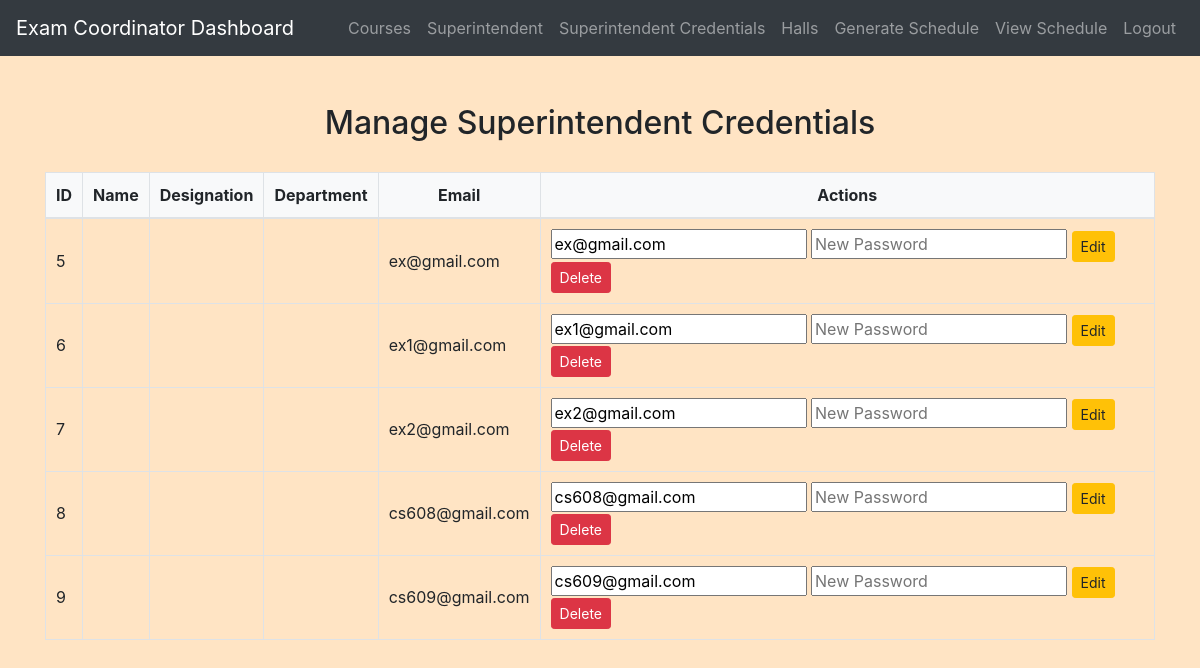
The page /exam_coordinator/assign_superintendent_credentials.php (signed in) on the database as committed earlier.
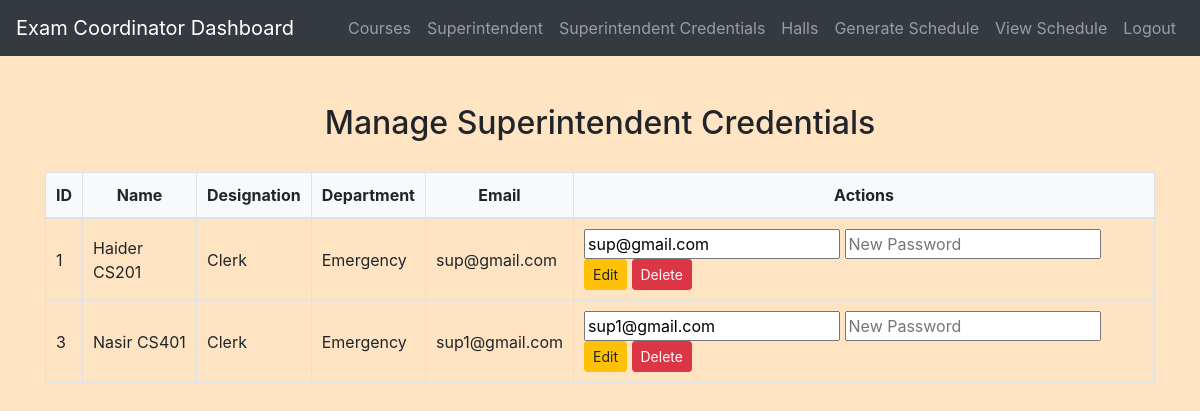
The same page on the database as committed later.
### tables this page shows
CREATE TABLE `superintendents` (
  `id` int(11) NOT NULL,
  `name` varchar(100) NOT NULL,
  `designation` varchar(100) NOT NULL,
  `department` varchar(100) NOT NULL,
  `email` varchar(255) DEFAULT NULL,
  `password` varchar(255) DEFAULT NULL
);

### exam_coordinator/assign_superintendent_credentials.php (the view, shortened to what this page needs)
<?php
include('config.php');
$superintendents = $conn->query("
    SELECT id, name, designation, department, email
    FROM superintendents
");
?>
<!DOCTYPE html>
<html>
<head>
    <link rel="stylesheet" href="https://maxcdn.bootstrapcdn.com/bootstrap/4.5.2/css/bootstrap.min.css">
    <link rel="stylesheet" href="../css/style.css">
</head>
<body>
<?php include('navbar.php'); ?>
<div class="container mt-5">
    <h2>Manage Superintendent Credentials</h2>
    <table class="table table-bordered">
        <thead>
        <tr>
            <th>ID</th>
            <th>Name</th>
            <th>Designation</th>
            <th>Department</th>
            <th>Email</th>
            <th>Actions</th>
        </tr>
        </thead>
        <tbody>
        <?php while ($row = $superintendents->fetch_assoc()): ?>
            <tr>
                <td><?= $row['id'] ?></td>
                <td><?= $row['name'] ?></td>
                <td><?= $row['designation'] ?></td>
                <td><?= $row['department'] ?></td>
                <td><?= $row['email'] ?? 'Not Assigned' ?></td>
                <td>
                    <?php if (empty($row['email'])): ?>
                        <form method="post" class="d-inline">
                            <input type="hidden" name="id" value="<?= $row['id'] ?>">
                            <input type="email" name="email" placeholder="Email" required>
                            <input type="password" name="password" placeholder="Password" required>
                            <button type="submit" name="add_credentials" class="btn btn-success btn-sm">Assign</button>
                        </form>
                    <?php else: ?>
                        <form method="post" class="d-inline">
                            <input type="email" name="email" value="<?= $row['email'] ?>" required>
                            <input type="password" name="password" placeholder="New Password" required>
                            <button type="submit" name="edit_credentials" class="btn btn-warning btn-sm">Edit</button>
                        </form>
                        <form method="post" class="d-inline" onsubmit="return confirm('Are you sure you want to delete this superintendent?');">
                            <button type="submit" name="delete_superintendent" class="btn btn-danger btn-sm">Delete</button>
                        </form>
                    <?php endif; ?>
                </td>
            </tr>
        <?php endwhile; ?>
        </tbody>
    </table>
</div>
</body>
</html>

### exam_coordinator/navbar.php (shortened to what this page needs)
<nav class="navbar navbar-expand-lg navbar-dark bg-dark">
  <a class="navbar-brand" href="exam_coordinator_dashboard.php">Exam Coordinator Dashboard</a>
  <div class="collapse navbar-collapse" id="navbarNav">
    <ul class="navbar-nav ml-auto">
      <li class="nav-item ">
        <a class="nav-link" href="add_course.php">Courses</a>
      </li>
      <li class="nav-item ">
        <a class="nav-link" href="manage_superintendents.php">Superintendent</a>
      </li>
      <li class="nav-item ">
        <a class="nav-link" href="assign_superintendent_credentials.php">Superintendent Credentials</a>
      </li>
      <li class="nav-item ">
        <a class="nav-link" href="manage_exam_halls.php">Halls</a>
      </li>
      <li class="nav-item ">
        <a class="nav-link" href="manage_exam_schedule.php">Generate Schedule</a>
      </li>
      <li class="nav-item ">
        <a class="nav-link" href="view_schedule.php">View Schedule</a>
      </li>
      <li class="nav-item">
        <a class="nav-link" href="logout.php">Logout</a>
      </li>
    </ul>
  </div>
</nav>

### css/style.css (style rules this page uses)
body { background-color: bisque; }
h1, h2, h3, h4 { text-align: center; margin-top: 30px; margin-bottom: 30px; }
.table { width: 100%; border-collapse: collapse; margin-top: 20px; }
.table th, .table td { padding: 10px; border: 1px solid #dee2e6; }
.table thead th { background-color: #f8f9fa; font-weight: bold; text-align: center; }
.table tbody td { vertical-align: middle; }

Rows that differ between the two databases and show on the page:
removed superintendents: id "5", email "ex@gmail.com"
removed superintendents: id "6", email "ex1@gmail.com"
removed superintendents: id "7", email "ex2@gmail.com"
removed superintendents: id "8", email "cs608@gmail.com"
removed superintendents: id "9", email "cs609@gmail.com"
added superintendents: id "1", name "Haider CS201", designation "Clerk", department "Emergency", email "sup@gmail.com"
added superintendents: id "3", name "Nasir CS401", designation "Clerk", department "Emergency", email "sup1@gmail.com"
